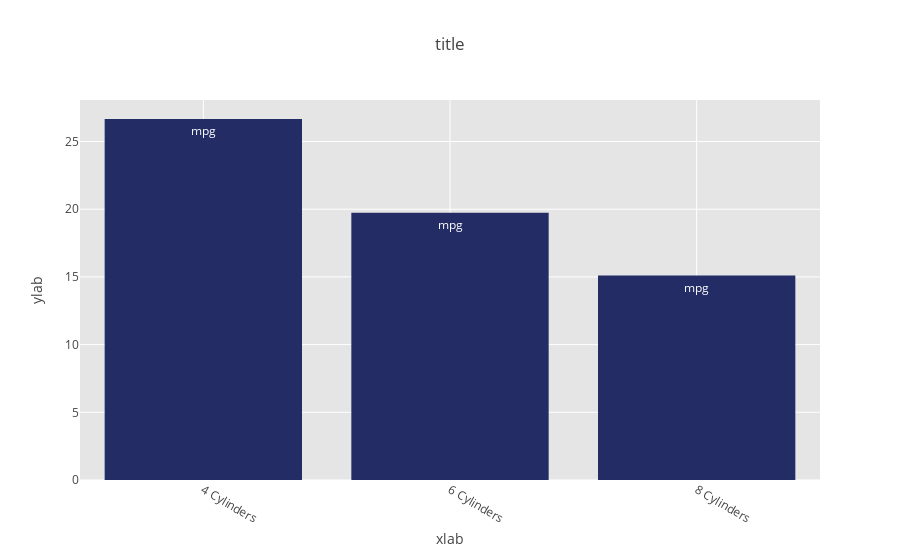

Here is the notebook cell this chart was saved with:
### Markdown cell above
A simple graph can be quickly created to verify that the data is as expected:

### Code cell
# create input data for graph 
args = dict(
    in_data=in_data
)

# view plot inline 
fig = barplot.create_graph(**args)

### Figure 1 — Plotly figure (JSON) as saved in the notebook; plotly's stock layout.template omitted (floating-point values rounded to 4 significant figures)
{"data": [{"marker": {"color": "#232C65"}, "name": "mpg", "text": "mpg", "type": "bar", "uid": "a24f7536-ec0f-11e8-ba8d-a0481cac4f9d", "x": ["4 Cylinders", "6 Cylinders", "8 Cylinders"], "y": [26.66, 19.74, 15.1]}], "layout": {"hovermode": "closest", "plot_bgcolor": "rgb(229, 229, 229)", "title": "title", "xaxis": {"gridcolor": "rgb(255,255,255)", "tickangle": 30, "title": "xlab", "zerolinecolor": "rgb(255,255,255)"}, "yaxis": {"gridcolor": "rgb(255,255,255)", "title": "ylab", "zerolinecolor": "rgb(255,255,255)"}}}
